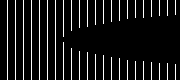
%> input picture data/59/template_circle_59.bmp, 180 x 80 px, given in place of g.bmp, which was not available
$ octave test.m   (GNU Octave 9; MATLAB toolbox functions it lacks are replaced by stand-ins)
%> lines starting %> are read from the running program, lines starting %| are printed output that depends on the picture; pictures that were not available may be replaced by others from this repository, and a replacement may not be noted
### code/FuncMain.m
function FuncMain(image_base, img_template_name, img_detect_name, img_template_circle_name, config)
%> called with img_template_name = '13329/g.bmp', img_detect_name = '13329/g.bmp', img_template_circle_name = '../data/72/template_circle_72.bmp'

%%%%%%%%%%%%%%%%%%%%
%%    preprocess the image   %%
%%%%%%%%%%%%%%%%%%%%

% save figure path
ind = findstr(img_detect_name, '/');
temp_folder_name = ['temp-', img_detect_name(1: ind(1))];
if exist(temp_folder_name,'dir')==0
   mkdir(temp_folder_name);
end
output_path=['./',temp_folder_name,'/'];

img_template =  imread([image_base, img_template_name]);
%> img_template: size 80x180 logical; 8.6% white in thin lines or dots
img_detect =  imread([image_base, img_detect_name]);
template_circle = imread(img_template_circle_name);
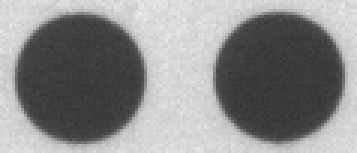
%> input picture data/72/template_circle_72.bmp, 119 x 51 px (shown 3 times larger)
%> template_circle is the input picture: size 51x119 uint8; min 49, max 237, mean 138.3

if config.is_need_rotate==1
    img_template =  imrotate(img_template, 90, 'bilinear');
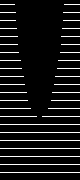
%> img_template: size 180x80 logical; 8.6% white in thin lines or dots
    img_detect = imrotate(img_detect, 90, 'bilinear');
end

%  segment the black
% add a func to
if config.is_show_figure == 1
    imshow(img_template);
end
img_template = FuncPreprocess(img_template);
img_detect = FuncPreprocess(img_detect);
if config.is_show_figure == 1
    imshow(img_template);
end

%% detect the matching points rough
matching_points_template = FuncMatchingPointsDetect(img_template, template_circle, config);
matching_points_detect = FuncMatchingPointsDetect(img_detect, template_circle, config);

is_vertical = 0;
% adjust image to rectangle
img_template = FuncAdjustImg(img_template, matching_points_template, template_circle, is_vertical, config.is_debug);
img_detect = FuncAdjustImg(img_detect, matching_points_detect, template_circle, is_vertical, config.is_debug);

% save matching_points_detect matching_points_detect;
% save matching_points_template matching_points_template;
%
% load matching_points_detect;
% load matching_points_template;


%%%%%%%%%%%%%%%%%%%%%%%%%%%%%%%%%%%%%%%%%%%%%%%%%%%
%%    xor the image


%% detect the matching points rough
matching_points_template = FuncMatchingPointsDetect(img_template, template_circle, config);
matching_points_detect = FuncMatchingPointsDetect(img_detect, template_circle, config);

%% incision the pixel according to the matching points
for i = 1 : size(matching_points_detect, 3)
    %% detect mark points
    [mark_points_template, mark_points_img_template] = FuncIncisionAndMarksPointsDetect(img_template, matching_points_template, template_circle, config.is_debug, i, 'template');
    [mark_points_detect, mark_points_img_detect] = FuncIncisionAndMarksPointsDetect(img_detect, matching_points_detect, template_circle, config.is_debug, i, 'detect');

    [hight, width] = size(mark_points_img_template);
    mark_points_img_detect = imresize(mark_points_img_detect, [hight, width]);
    img_temp = im2bw(mark_points_img_template, graythresh(mark_points_img_template));
    img_det = im2bw(mark_points_img_detect, graythresh(mark_points_img_detect));
    img_xor = xor(img_temp, img_det);

    if config.is_show_figure == 1
        fig_handle = figure(i+1);
        imshow(img_xor);
    end

    image_name = sprintf('%s%s%d.bmp',output_path,'xor_',i)
    imwrite(img_xor, image_name);

    %% performs a logical exclusive-OR of source_bw and template_bw
    fprintf(1,'Exclusive-OR\n');
    drawback_candidate = xor(img_temp, img_det);
    %
    boundary_mask = zeros(size(img_temp));
    boundary_mask(15:size(img_temp,1)-15,15:size(img_temp,2)-15)=1;
    drawback_candidate = drawback_candidate&boundary_mask;

    %% morphology filtering
    % drawback = bwmorph(drawback_candidate,'open');
    % se1 = strel('disk',1);
    se2 = strel('disk',1);
    % drawback = imclose(imopen(drawback_candidate,se1),se1);
    drawback = imopen(drawback_candidate,se2);
    % drawback = imerode(imerode(imerode(drawback_candidate,strel('disk',0)),strel('disk',1)),strel('disk',0));
    drawback = bwareaopen(drawback,5);

    image_name = sprintf('%s%s%d.bmp',output_path,'filter_xor_',i)
    imwrite(drawback, image_name);

end

### code/FuncPreprocess.m
function img_out = FuncPreprocess(img, pro_type)

%  adjust image to rectangle

img_gray =  im2bw(img, graythresh(img));

[hight, width] = size(img_gray);
%> hight = 180; width = 80

left_index = 1;
right_index = 1;
up_index = 1;
down_index = 1;

for i = 1 : width
    temp = sum(img_gray(:, i));
    if temp > width / 100
        left_index = i;
        break;
    end
end
%> this loop made 1 pass
%> temp on pass 1: 22

for i = width : -1: 1
    temp = sum(img_gray(:, i));
    if temp > width / 100
        right_index = i;
        break;
    end
end

for i = 1 : hight
    temp = sum(img_gray(i, :));
    if temp > hight / 100
        up_index = i;
        break;
    end
end
%> this loop made 5 passes
%> temp on passes 1 to 5: 0, 0, 0, 0, 31

for i = hight : -1: 1
    temp = sum(img_gray(i, :));
    if temp > hight / 100
        down_index = i;
        break;
    end
end
%> this loop made 8 passes

img_out = img(up_index :down_index, left_index : right_index);
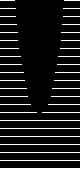
%> img_out: size 169x80 logical; 9.2% white in thin lines or dots
%> the loop in FuncPreprocess (call 2), `for i = 1 : width` made 1 pass
%> the loop in FuncPreprocess (call 2), `for i = width : -1: 1` made 1 pass
%> the loop in FuncPreprocess (call 2), `for i = 1 : hight` made 5 passes
%> the loop in FuncPreprocess (call 2), `for i = hight : -1: 1` made 8 passes

### code/FuncMatchingPointsDetect.m
function matching_points = FuncMatchingPointsDetect(img, template_circle, is_debug)
% INPUT :
% img: ��marks��ͼ��
% template_circle:  markģ��
% OUTPUT
% circles:  ͼ����ƥ��ģ��ĵ㼯

%% initialize

up_start_pix = 1;
down_stop_pix = size(img, 1);
%> down_stop_pix = 169
up_interval_pix = 400;
down_interval_pix = 400;


% [17 lines of commented-out code are left out]

%%%%%%%%%%%%%%%%%%%%%%%%%%%%%%
%% Detect the Matching Points
%%%%%%%%%%%%%%%%%%%%%%%%%%%%%%
[height, width] = size(img);
%> height = 169
%> the run ends on the next line
up_edge = img(up_start_pix : (up_start_pix + up_interval_pix), 1:width);
bottom_edge = img((down_stop_pix - down_interval_pix + 1):down_stop_pix, 1:width);

up_baseImg = up_edge;
bottom_baseImg = bottom_edge;
[xx_up,yy_up,weight_up] = FuncTemplateAndMatching(template_circle,up_baseImg);
% down_edge = zeros(300, height);
%
% down_edge = img((width-300+1):end, 1:height);
[xx_bottom,yy_bottom,weight_bottom] = FuncTemplateAndMatching(template_circle,bottom_baseImg);

theta_up = max(max(weight_up)) * 0.98;
theta_bottom = max(max(weight_bottom)) * 0.98;

[X_up, Y_up] = find(weight_up > theta_up);
[X_bottom, Y_bottom] = find(weight_bottom > theta_bottom);

points_up = [X_up, Y_up];
points_bottom = [X_bottom, Y_bottom];

% �������������
points_up(:,1) = points_up(:,1) + up_start_pix;
points_bottom(:,1) = points_bottom(:,1) + (down_stop_pix - down_interval_pix + 1);

points = [points_up; points_bottom];
[rows, columns] = size(points);

% ���о�����������ĵ�ֻ���һ��
points_cluster = [points(1,1), points(1,2)];
for i = 2 : rows
    if(CalL1Distance(points(i,1), points(i,2), points(i-1,1), points(i-1,2)) > 10)
        temp = [points(i,1), points(i,2)];
        points_cluster = [points_cluster; temp];
    end
end

if(is_debug)
    figure(1),imshow(img,[]);
    hold on;
    for i = 1 : size(points_cluster, 1)
        plot(points_cluster(i,2), points_cluster(i,1), '*r');
    end
    hold off;
end

% ����ݵ�ֿ����
points_cluster = sortrows(points_cluster, 2);
points_out = [];
for i = 1 : (size(points_cluster, 1) / 2 - 1)
    points_temp = [];
    points_temp = points_cluster((2*i -1):(2*i + 2),:);

    % ÿ��ȡ4���� ------ ����������ǰ����ͼ���е�mark������ȫ���ҵ�
    % sort the points
    temp_sum = sum(points_temp, 2);
    [temp_sum_sort, sort_index] = sort(temp_sum);

    % the first point
    matching_points_temp(1,:) = points_temp(sort_index(1),:);
    % the 4 pointmatching_points
    matching_points_temp(4,:) = points_temp(sort_index(4),:);

    points_2_3 = [points_temp(sort_index(2), :) ;
                        points_temp(sort_index(3), :)];
    [point_2_3_sort, sort_index_2_3] = sort(points_2_3(:,2));

    matching_points_temp(2,:) = points_2_3(sort_index_2_3(1),:);
    matching_points_temp(3,:) = points_2_3(sort_index_2_3(2),:);

    points_out(:,:,i) = matching_points_temp;
end

matching_points = points_out;

end


% [5 lines left out: function CalL1Distance, not called in this run]

### code/test.m
close all;
clear all;
clc;

% set the flag
config.is_debug = 0;
config.is_show_figure = 0;
config.is_need_rotate = 1;

%% load the image

for i = 0 : 9
    image_base='/home/hychi/Project/PCB/data/72/Grab/2016-09-09/';
    img_template_name =  '13329/g.bmp';
    img_num = 13329 + i;
    img_detect_name =  [num2str(img_num), '/g.bmp'];
    img_template_circle_name = '../data/72/template_circle_72.bmp';
    config.interval_pix = 1500;

    % [11 lines of commented-out code are left out]

    FuncMain(image_base, img_template_name, img_detect_name, img_template_circle_name, config);
